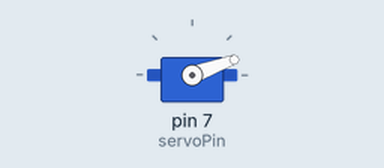
Recording of a sketch running on a simulated Arduino Uno, built with avr-gcc and run on an emulated ATmega328P. On the bench: servo. What the sketch prints to the serial monitor is not drawn.

Above: at 0.05 s.
At 6.0 s:
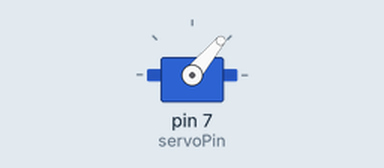
Timing chart, 0 to 7.8 s (numbered marks = the images above):
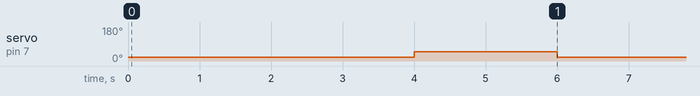

Measured:
- by itself, servo on pin 7 (servoPin): alternates 50° for 2.0 s and 20° for 4.0 s

The sketch:

move_servo_test.ino
```cpp
#include <Servo.h>
int servoPin = 7;
Servo Servo1;

void setup() {
  // put your setup code here, to run once:
  Servo1.attach(servoPin);
  Serial.begin(9600);
  Serial.println("serial test 0021");

}

void loop() {
  // put your main code here, to run repeatedly:
  // Make servo go to 0 degrees
  Servo1.write(20);
  delay(4000);
  // Make servo go to 90 degrees
  Servo1.write(50);
  delay(2000);

}
```
